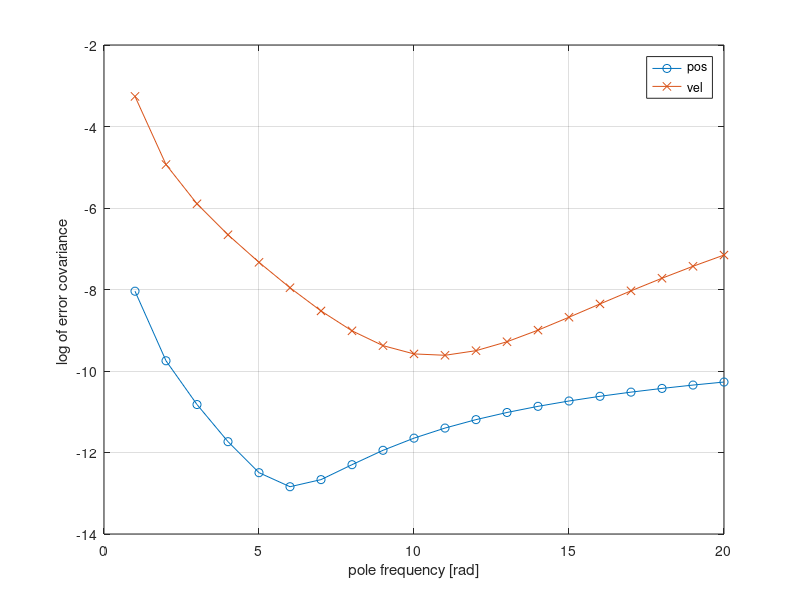
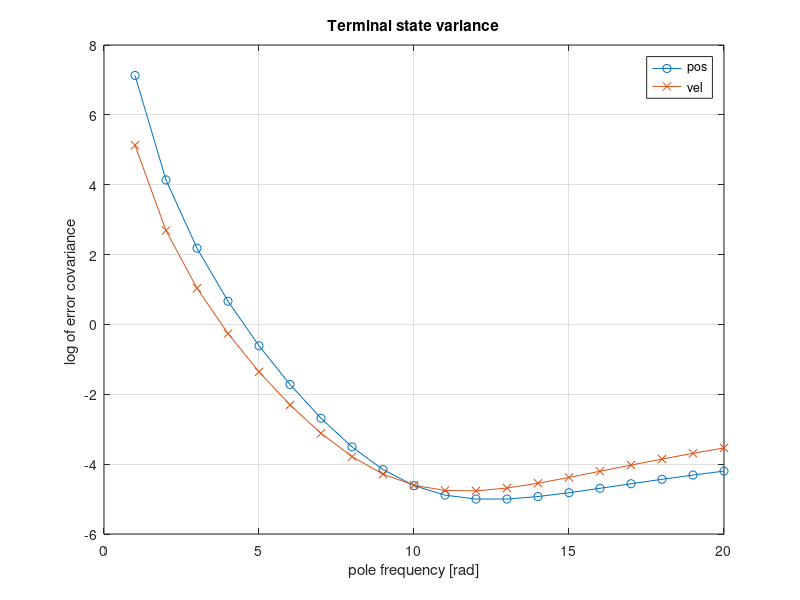

Write the MATLAB code that produced these figures, in order. (Note: this script raises an error after producing the figures.)
%%
clear all

%%
M =  0.0936; D= 1.1226; K= 1.2783;

%%sys = ss(tf([1],[M,D,K]));

%%
A = [ 0, 1 ;-K/M, -D/M];
B = [0;1];
C = [1  0];
ST = 0.030;
sys = ss(A,B,C,[]);
sysd = c2d(sys,ST)

% sim setting
len = 200;
time = 0:ST:ST*(len-1);
x_gt = zeros(2,len);
x_obs = zeros(2,len); 
x_obs2 = zeros(2,len);

% noise variable 
sigma1 = 0.01;
Noise = [sigma1] .* randn(1,len);

% init
x_gt(:,1) = [1;-2];
x_obs(:,1) = [-1;2]; % converted 
x_obs2(:,1) = [-1;2]; % Non-converted
U = sin(1*pi/3*time);

bwbase = [sqrt(3)/2+1i/2,sqrt(3)/2-1i/2];


final_err = zeros(20,2);

W = sigma1^2;
for lpole = 1:20
    Ks = place(sysd.A',sysd.A'*sysd.C',exp(ST*bwbase*-1*lpole))';
    Cnom=Ks*W*Ks';
    Pends = dlyap(sysd.A-Ks*sysd.C*sysd.A,Cnom);
    final_err(lpole,:)=diag(Pends)';
end

lpoles = 1:20;
figure(1)
plot(lpoles,log(final_err(:,1)),'o-',lpoles,log(final_err(:,2)),'x-')
grid on
xlabel('pole frequency [rad]')
ylabel('log of error covariance ')
legend('pos','vel','Best')


%%
P_obs_ = zeros(2,2,len);
Fnum = 0.5;
F = -place(sysd.A,sysd.B,exp(ST*-Fnum*bwbase));
 

sigma1 = 0.1
W = sigma1^2;

lpoles = 1:20;

final_errex = zeros(20,4);
for lpole = 1:20
    Ks = place(sysd.A',sysd.A'*sysd.C',exp(ST*bwbase*-1*lpole))';
    Aex=[sysd.A+sysd.B*F -sysd.B*F;zeros(2) sysd.A-Ks*sysd.C*sysd.A];
    Kex = [0;0;-Ks];
    Cnomex=Kex*W*Kex';
    Pexends = dlyap(Aex,Cnomex);
    final_errex(lpole,:)=diag(Pexends)';
end

figure(2)
% plot(final_errex(:,1:3))
grid on
plot(lpoles,log(final_errex(:,1)),'o-',lpoles,log(final_errex(:,2)),'x-')
grid on
xlabel('pole frequency [rad]')
ylabel('log of error covariance ')
legend('pos','vel','acc','best')
title('Terminal state variance')
SaveFigPDF(2,['statenoise_pred_F'+string(Fnum)])

figure(3)
% plot(final_errex(:,4:6))
grid on
plot(lpoles,log(final_errex(:,3)),'o-',lpoles,log(final_errex(:,4)),'x-')
grid on
xlabel('pole frequency [rad]')
ylabel('log of error covariance ')
legend('pos','vel','acc','best')
title('Observation noise convariance')
SaveFigPDF(3,'obsnoise_pred_F'+string(Fnum))

[Min,stateindx]=min(final_errex(:,1)+final_errex(:,2))
[Min,obsindx]=min(final_errex(:,3)+final_errex(:,4))

figure(10)
grid on
plot(lpoles,log(final_errex(:,1)+final_errex(:,2)),'s-',lpoles,log(final_errex(:,3)+final_errex(:,4)),'*-')
grid on
xlabel('pole frequency [rad]')
ylabel('log of trace of error covariance ')
legend('terminal state','observation err','Location','best')
title('Trace of control and observation noise convariance')
SaveFigPDF(10,'trace_pred_F'+string(Fnum))

figure(100)
clf
plot(bwbase*-Fnum,'ro')
grid on
hold on

cmap = colormap;
for lpole=1:20
plot(bwbase*-1*lpole,'*','color',cmap(lpole*2,:))
end
legend('Controller poles','Observer poles')
xlabel('Real')
ylabel('Imaginary')
SaveFigPDF(100,'poleposition_F'+string(Fnum))

%% KF vs Poles
KFPs = []
KFpoles = []
[P,L,G] = dare(sysd.A',sysd.C', sysd.B*sysd.B'*1e-4 ,sigma1^2) %Pend, Eig, KFgain 
KFPs=[KFPs, diag(P)];KFpoles=[KFpoles, log(L)/ST];
% KFL=P'*sysd.C'/(sysd.C*P'*sysd.C'+sigma1^2)
[P,L,G] = dare(sysd.A',sysd.C', sysd.B*sysd.B'*1e-5 ,sigma1^2) %Pend, Eig, KFgain 
KFPs=[KFPs, diag(P)];KFpoles=[KFpoles, log(L)/ST];
[P,L,G] = dare(sysd.A',sysd.C', sysd.B*sysd.B'*1e-6 ,sigma1^2) %Pend, Eig, KFgain 
KFPs=[KFPs, diag(P)];KFpoles=[KFpoles, log(L)/ST];
[P,L,G] = dare(sysd.A',sysd.C', sysd.B*sysd.B'*1e-7 ,sigma1^2) %Pend, Eig, KFgain 
KFPs=[KFPs, diag(P)];KFpoles=[KFpoles, log(L)/ST];

KFpoles
%save('sigma1e-1.mat','Final_err_real')

figure(101)
clf
plot(bwbase*-Fnum,'ro')
grid on
hold on
plot(KFpoles(:,1),[0,0],'mx')
cmap = colormap;
for lpole=1:20
plot(bwbase*-1*lpole,'*','color',cmap(lpole*2,:))
end

legend('Controller poles','Steady Kalman filter poles','Observer poles','Location','best')
xlabel('Real')
ylabel('Imaginary')
SaveFigPDF(101,'polepositionwithKF_F'+string(Fnum))




%% simulation loop


Final_err_real=zeros(20,4);


for lpole = 1:20
simloop = 400;
Ks = place(sysd.A',sysd.A'*sysd.C',exp(ST*bwbase*-1*lpole))';

x_obs_loop = zeros(2,simloop);
e_obs_loop = zeros(2,simloop);

for j = 1:simloop
Noise = [sigma1] .* randn(1,len);

for i = 2:len
    % update real value
    x_gt(:,i) = sysd.A * x_gt(:,i-1) + sysd.B*F*x_obs(:,i-1) + sysd.B*U(:,i);
    y = sysd.C * x_gt(:,i)+Noise(:,i);

    x_obs_hat = sysd.A * x_obs(:,i-1) + sysd.B*F*x_obs(:,i-1) + sysd.B*U(:,i);
    yobs_hat = sysd.C * x_obs_hat;
    x_obs(:,i) = x_obs_hat + Ks*(y-yobs_hat);
end
x_obs_loop(:,j) = x_gt(:,end); 
e_obs_loop(:,j) = x_gt(:,end)-x_obs(:,end); 
end

% Pinf
Pinf = e_obs_loop*e_obs_loop'/(simloop-1)

% Xe noise
xe =x_obs_loop-mean(x_obs_loop,2);
Pxinf = xe*xe'/(simloop-1)

Final_err_real(lpole,:) = [diag(Pxinf);diag(Pinf)];
end

Final_err_real

% kalmanfilter
simloop = 400;
Ks = place(sysd.A',sysd.A'*sysd.C',L)';

x_obs_loop = zeros(2,simloop);
e_obs_loop = zeros(2,simloop);

for j = 1:simloop
Noise = [sigma1] .* randn(1,len);

for i = 2:len
    % update real value
    x_gt(:,i) = sysd.A * x_gt(:,i-1) + sysd.B*F*x_obs(:,i-1) + sysd.B*U(:,i);
    y = sysd.C * x_gt(:,i)+Noise(:,i);

    x_obs_hat = sysd.A * x_obs(:,i-1) + sysd.B*F*x_obs(:,i-1) + sysd.B*U(:,i);
    yobs_hat = sysd.C * x_obs_hat;
    x_obs(:,i) = x_obs_hat + Ks*(y-yobs_hat);
end
x_obs_loop(:,j) = x_gt(:,end); 
e_obs_loop(:,j) = x_gt(:,end)-x_obs(:,end); 
end

% Pinf
Pinf = e_obs_loop*e_obs_loop'/(simloop-1)

% Xe noise
xe =x_obs_loop-mean(x_obs_loop,2);
Pxinf = xe*xe'/(simloop-1)

KF_err_real = [diag(Pxinf);diag(Pinf)];


%% Showing

onespole = ones(size(lpoles));
figure(4)
% plot(final_errex(:,1:3))
clf
grid on
plot(lpoles,log(Final_err_real(:,1)),'o-',lpoles,log(Final_err_real(:,2)),'x-',lpoles,onespole*log(KF_err_real(1)),'--',lpoles,onespole*log(KF_err_real(2)),'-.')
grid on
xlabel('pole frequency [rad]')
ylabel('log of error covariance ')
legend('pos','vel','KF pos','KF vel')
title('Remaining noise after control')

figure(5)
clf
% plot(final_errex(:,4:6))
grid on
plot(lpoles,log(Final_err_real(:,3)),'o-',lpoles,log(Final_err_real(:,4)),'x-',KF_err_real(3),KF_err_real(4),'s',lpoles,onespole*log(KF_err_real(3)),'--',lpoles,onespole*log(KF_err_real(4)),'-.')
grid on
xlabel('pole frequency [rad]')
ylabel('log of error covariance ')
legend('pos','vel','KF pos','KF vel')
title('Observation noise')



%% Compared with KF?

[P,L,G]=dare(sysd.A',sysd.C',diag([1e-4,1e-4]),sigma1^2)

%P =
%    1.0e-03 *
% 
%     0.1404   -0.1349
%    -0.1349    0.1708
% 
% L =
% 
%     0.9487
%     0.7254
% 
% G =
% 
%     0.0134   -0.0140
KFL=P'*sysd.C'/(sysd.C*P'*sysd.C'+sigma1^2)
log(eig(sysd.A-KFL*sysd.C*sysd.A))/ST

%    -4.0829
%   -10.5329


%%
figure(6)
clf
% plot(final_errex(:,4:6))
plot(lpoles,log(final_errex(:,1)),'-',lpoles,log(final_errex(:,2)),'--')
hold on
plot(lpoles,log(Final_err_real(:,1)),'o',lpoles,log(Final_err_real(:,2)),'x')
grid on
xlabel('pole frequency [rad]')
ylabel('log of error covariance ')
legend('pos_{pred}','vel_{pred}','pos_{sim}','vel_{sim}','Location','eastoutside')
title('Terminal state covariance with different poles')
SaveFigPDF(6,'statenoise_sim'+string(Fnum))

figure(7)
clf
% plot(final_errex(:,4:6))
plot(lpoles,log(final_errex(:,3)),'-',lpoles,log(final_errex(:,4)),'--')
hold on
plot(lpoles,log(Final_err_real(:,3)),'o',lpoles,log(Final_err_real(:,4)),'x')
grid on
xlabel('pole frequency [rad]')
ylabel('log of error covariance ')
legend('pos_{pred}','vel_{pred}','pos_{sim}','vel_{sim}','Location','eastoutside')
title('Observation noise with different poles')
SaveFigPDF(7,'obsnoise_sim'+string(Fnum))


figure(11)
clf
hold on
% plot(lpoles,log(final_errex(:,1)+final_errex(:,2)),'s-',lpoles,log(final_errex(:,3)+final_errex(:,4)),'*-')
plot(lpoles,log(Final_err_real(:,1)+Final_err_real(:,2)),'s-',lpoles,log(Final_err_real(:,3)+Final_err_real(:,4)),'*-')
grid on
xlabel('pole frequency [rad]')
ylabel('log of trace of error covariance ')
legend('terminal state','observation err','Location','best')
title('Trace of control and observation noise convariance')
SaveFigPDF(11,'trace_sim_F'+string(Fnum))

figure(12)
clf
hold on
plot(lpoles,log(final_errex(:,1)+final_errex(:,2)),'-',lpoles,log(final_errex(:,3)+final_errex(:,4)),'-.')
plot(lpoles,log(Final_err_real(:,1)+Final_err_real(:,2)),'s',lpoles,log(Final_err_real(:,3)+Final_err_real(:,4)),'*')
grid on
xlabel('pole frequency [rad]')
ylabel('log of trace of error covariance ')
legend('fb_{pred}','obs_{pred}','fb_{sim}','obs_{sim}','Location','best')
title('Trace of control and observation noise convariance')
SaveFigPDF(12,'trace_simcomp_F'+string(Fnum))

%%
figure(10)
plot(time,x_gt)
grid on
xlabel('time [s]')
ylabel('state value')
legend('pos','vel','acc')

figure(10)
plot(time,x_gt)
grid on
xlabel('time [s]')
ylabel('state value')
legend('pos','vel','acc')

figure(100)
clf
plot(bwbase*-0.5,'rx')
grid on
hold on

cmap = colormap;
for lpole=1:20
plot(bwbase*-1*lpoles,'*','color',cmap(lpoles*2,:))
end
legend('Controller poles','Observer poles')
xlabel('Real')
ylabel('Imaginary')
SaveFigPDF(100,'polepositions')

[minval,minindex]=min(Final_err_real(:,1))



